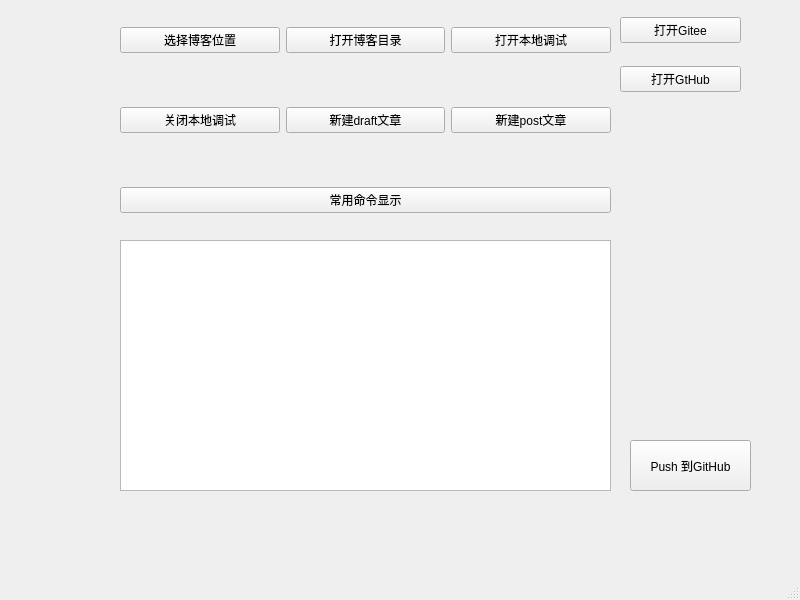
<?xml version="1.0" encoding="UTF-8"?>
<ui version="4.0">
 <class>MainWindow</class>
 <widget class="QMainWindow" name="MainWindow">
  <property name="geometry">
   <rect>
    <x>0</x>
    <y>0</y>
    <width>800</width>
    <height>600</height>
   </rect>
  </property>
  <property name="windowTitle">
   <string>MainWindow</string>
  </property>
  <widget class="QWidget" name="centralwidget">
   <widget class="QWidget" name="horizontalLayoutWidget">
    <property name="geometry">
     <rect>
      <x>120</x>
      <y>0</y>
      <width>491</width>
      <height>80</height>
     </rect>
    </property>
    <layout class="QHBoxLayout" name="horizontalLayout">
     <item>
      <widget class="QPushButton" name="choose_blog_position">
       <property name="text">
        <string>选择博客位置</string>
       </property>
      </widget>
     </item>
     <item>
      <widget class="QPushButton" name="open_blog_position">
       <property name="text">
        <string>打开博客目录</string>
       </property>
      </widget>
     </item>
     <item>
      <widget class="QPushButton" name="open_local_debug">
       <property name="text">
        <string>打开本地调试</string>
       </property>
      </widget>
     </item>
    </layout>
   </widget>
   <widget class="QWidget" name="horizontalLayoutWidget_2">
    <property name="geometry">
     <rect>
      <x>120</x>
      <y>80</y>
      <width>491</width>
      <height>80</height>
     </rect>
    </property>
    <layout class="QHBoxLayout" name="horizontalLayout_2">
     <item>
      <widget class="QPushButton" name="close_local_debug">
       <property name="text">
        <string>关闭本地调试</string>
       </property>
      </widget>
     </item>
     <item>
      <widget class="QPushButton" name="buil_new_draft">
       <property name="text">
        <string>新建draft文章</string>
       </property>
      </widget>
     </item>
     <item>
      <widget class="QPushButton" name="buil_new_post">
       <property name="text">
        <string>新建post文章</string>
       </property>
      </widget>
     </item>
    </layout>
   </widget>
   <widget class="QPushButton" name="Push_Github">
    <property name="geometry">
     <rect>
      <x>630</x>
      <y>440</y>
      <width>121</width>
      <height>51</height>
     </rect>
    </property>
    <property name="text">
     <string>Push 到GitHub</string>
    </property>
   </widget>
   <widget class="QTextBrowser" name="Show_message">
    <property name="geometry">
     <rect>
      <x>120</x>
      <y>240</y>
      <width>491</width>
      <height>251</height>
     </rect>
    </property>
   </widget>
   <widget class="QWidget" name="horizontalLayoutWidget_3">
    <property name="geometry">
     <rect>
      <x>120</x>
      <y>160</y>
      <width>491</width>
      <height>80</height>
     </rect>
    </property>
    <layout class="QHBoxLayout" name="horizontalLayout_3">
     <item>
      <widget class="QPushButton" name="show_comand">
       <property name="text">
        <string>常用命令显示</string>
       </property>
      </widget>
     </item>
    </layout>
   </widget>
   <widget class="QWidget" name="verticalLayoutWidget">
    <property name="geometry">
     <rect>
      <x>620</x>
      <y>0</y>
      <width>121</width>
      <height>111</height>
     </rect>
    </property>
    <layout class="QVBoxLayout" name="verticalLayout">
     <item>
      <widget class="QPushButton" name="open_gitee">
       <property name="text">
        <string>打开Gitee</string>
       </property>
      </widget>
     </item>
     <item>
      <widget class="QPushButton" name="open_github">
       <property name="text">
        <string>打开GtHub</string>
       </property>
      </widget>
     </item>
    </layout>
   </widget>
  </widget>
  <widget class="QMenuBar" name="menubar">
   <property name="geometry">
    <rect>
     <x>0</x>
     <y>0</y>
     <width>800</width>
     <height>23</height>
    </rect>
   </property>
  </widget>
  <widget class="QStatusBar" name="statusbar"/>
 </widget>
 <resources/>
 <connections/>
</ui>
